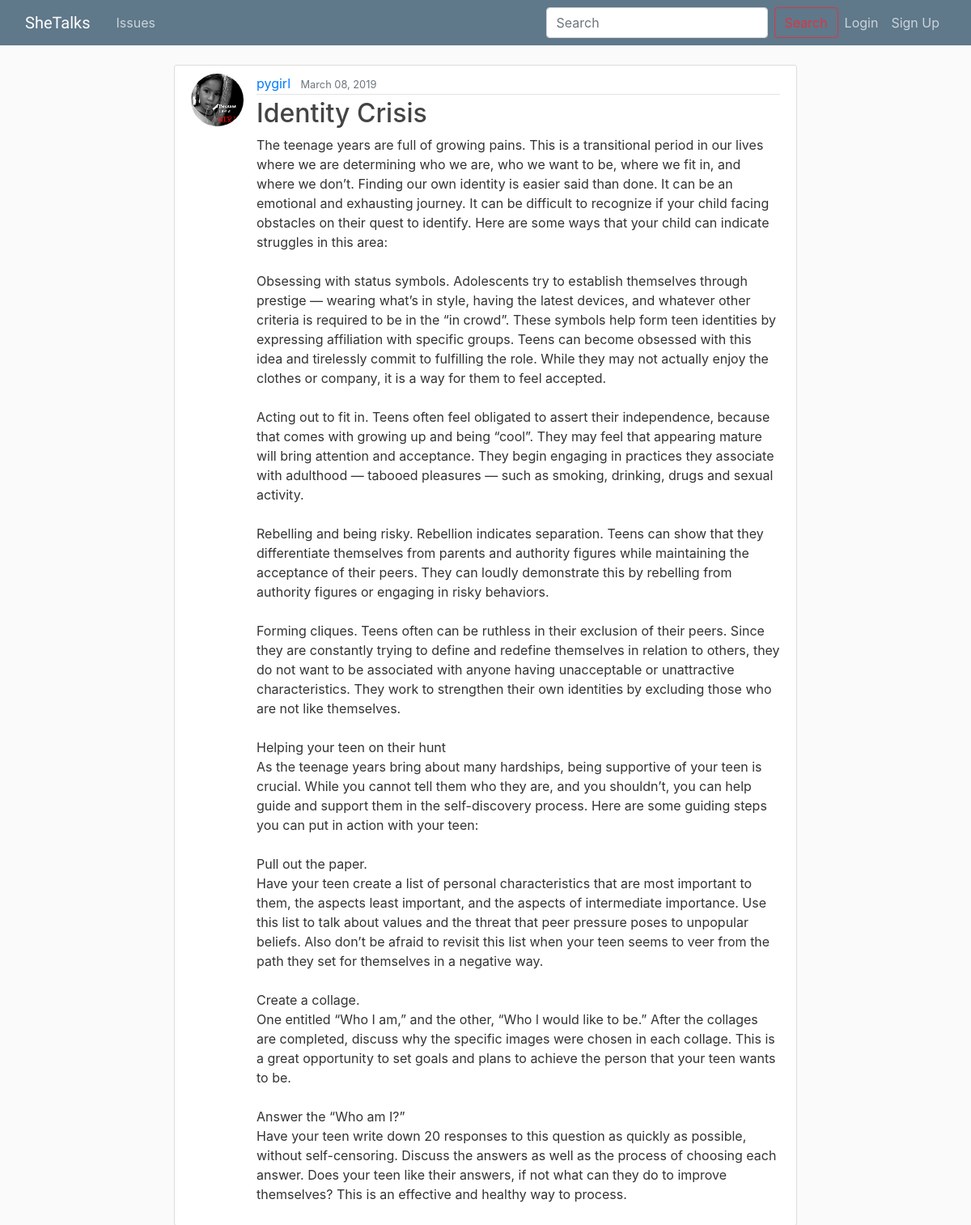
/user/pygirl/, run on the app's committed database.
### girlapp/models.py (models this page shows, shortened)
class Issue(models.Model):
    title = models.CharField(max_length=30)
    content = models.TextField()
    created = models.DateTimeField(default=timezone.now)
    user = models.ForeignKey(User, on_delete=models.CASCADE)

### usersapp/models.py (models this page shows, shortened)
class Profile(models.Model):
    user = models.OneToOneField(User, on_delete=models.CASCADE)
    image = models.ImageField(default='default.jpg', upload_to='profile_pics')
    bio = models.CharField(max_length=100)

### girlapp/views.py (the view)
# urls.py: path('user/<str:username>/', UserIssueListView.as_view(), name='user-issues'),
class UserIssueListView(ListView):
	model = Issue
	template_name = 'girlapp/user_issues.html'
	context_object_name = 'issues'
	paginate_by = 7
	def get_queryset(self):
		user = get_object_or_404(User, username=self.kwargs.get('username'))
		return Issue.objects.filter(user=user).order_by('-created')

### girlapp/templates/girlapp/user_issues.html (shortened to what this page needs)
{% extends 'girlapp/base.html' %}
{% block body %}
    <div class="row">
    <div class="col-sm-2"></div>
    <div class="col-sm-8">
{% if issues %}
    {% for issue in issues %}
        <article class="media content-section">
        <img class="rounded-circle article-img" src="{{ issue.user.profile.image.url }}" alt="">
          <div class="media-body">
            <div class="article-metadata">
              <a class="mr-2" href="{% url 'girlapp:user-issues' issue.user.username %}">{{ issue.user }}</a>
              <small class="text-muted">{{ issue.created|date:"F d, Y" }}</small>
            </div>
            <h2><a class="article-title" href="{% url 'girlapp:issue-detail' issue.id %}">{{ issue.title }}</a></h2>
            <p class="article-content">{{ issue.content }}</p>
          </div>
        </article>
    {% endfor %}
{% endif %}
    </div>
    </div>
{% endblock %}

### girlapp/static/girlapp/css/main.css (style rules this page uses)
body { background: #fafafa; color: #333333; margin-top: 5rem; }
h1, h2, h3, h4, h5, h6 { color: #444444; }
.content-section { background: #ffffff; padding: 10px 20px; border: 1px solid #dddddd; border-radius: 3px; margin-bottom: 20px; }
.article-title { color: #444444; }
.article-content { white-space: pre-line; }
.article-img { height: 65px; width: 65px; margin-right: 16px; }
.article-metadata { padding-bottom: 1px; margin-bottom: 4px; border-bottom: 1px solid #e3e3e3 }

### data on the page
Issue: user.profile.image (placeholder picture), user "pygirl", created "March 08, 2019", title "Identity Crisis", content "The teenage years are full of growing pains. This is a transitional period in our lives where we are determining who we are, who we want to be, where we fit in, and where we don’t. Finding our own identity is easier said than done. It can be an emotional and exhausting journey. It can be difficult to recognize if your child facing obstacles on their quest to identify. Here are some ways that your child can indicate struggles in this area: Obsessing with status symbols. Adolescents try to establish themselves through prestige — wearing what’s in style, having the latest devices, and whatever other criteria is required to be in the “in crowd”. These symbols help form teen identities by…"
